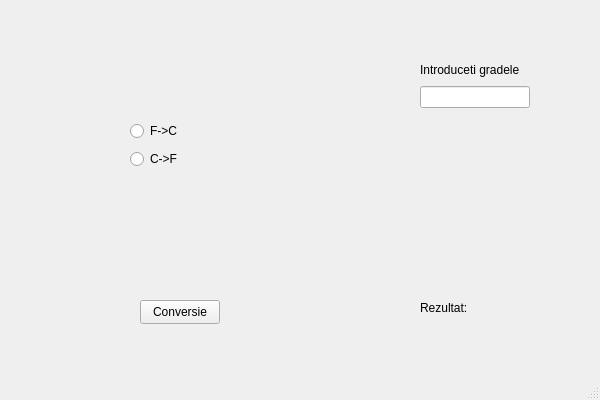
<?xml version="1.0" encoding="UTF-8"?>
<ui version="4.0">
 <class>MainWindow</class>
 <widget class="QMainWindow" name="MainWindow">
  <property name="geometry">
   <rect>
    <x>0</x>
    <y>0</y>
    <width>600</width>
    <height>400</height>
   </rect>
  </property>
  <property name="windowTitle">
   <string>MainWindow</string>
  </property>
  <widget class="QWidget" name="centralwidget">
   <widget class="QPushButton" name="pushButtonConvert">
    <property name="geometry">
     <rect>
      <x>140</x>
      <y>300</y>
      <width>80</width>
      <height>24</height>
     </rect>
    </property>
    <property name="text">
     <string>Conversie</string>
    </property>
   </widget>
   <widget class="QLabel" name="labelResult">
    <property name="geometry">
     <rect>
      <x>420</x>
      <y>300</y>
      <width>148</width>
      <height>16</height>
     </rect>
    </property>
    <property name="text">
     <string>Rezultat: </string>
    </property>
   </widget>
   <widget class="QRadioButton" name="radioButtonC">
    <property name="geometry">
     <rect>
      <x>130</x>
      <y>148</y>
      <width>148</width>
      <height>22</height>
     </rect>
    </property>
    <property name="sizePolicy">
     <sizepolicy hsizetype="MinimumExpanding" vsizetype="Fixed">
      <horstretch>0</horstretch>
      <verstretch>0</verstretch>
     </sizepolicy>
    </property>
    <property name="minimumSize">
     <size>
      <width>20</width>
      <height>5</height>
     </size>
    </property>
    <property name="text">
     <string>C-&gt;F</string>
    </property>
   </widget>
   <widget class="QRadioButton" name="radioButtonF">
    <property name="geometry">
     <rect>
      <x>130</x>
      <y>120</y>
      <width>148</width>
      <height>22</height>
     </rect>
    </property>
    <property name="sizePolicy">
     <sizepolicy hsizetype="MinimumExpanding" vsizetype="Fixed">
      <horstretch>0</horstretch>
      <verstretch>0</verstretch>
     </sizepolicy>
    </property>
    <property name="minimumSize">
     <size>
      <width>20</width>
      <height>5</height>
     </size>
    </property>
    <property name="text">
     <string>F-&gt;C</string>
    </property>
   </widget>
   <widget class="QWidget" name="layoutWidget">
    <property name="geometry">
     <rect>
      <x>420</x>
      <y>60</y>
      <width>110</width>
      <height>48</height>
     </rect>
    </property>
    <layout class="QVBoxLayout" name="verticalLayout_2">
     <item>
      <widget class="QLabel" name="labelInput">
       <property name="text">
        <string>Introduceti gradele</string>
       </property>
      </widget>
     </item>
     <item>
      <widget class="QLineEdit" name="lineEditInput"/>
     </item>
    </layout>
   </widget>
  </widget>
  <widget class="QMenuBar" name="menubar">
   <property name="geometry">
    <rect>
     <x>0</x>
     <y>0</y>
     <width>600</width>
     <height>21</height>
    </rect>
   </property>
  </widget>
  <widget class="QStatusBar" name="statusbar"/>
 </widget>
 <resources/>
 <connections/>
</ui>
